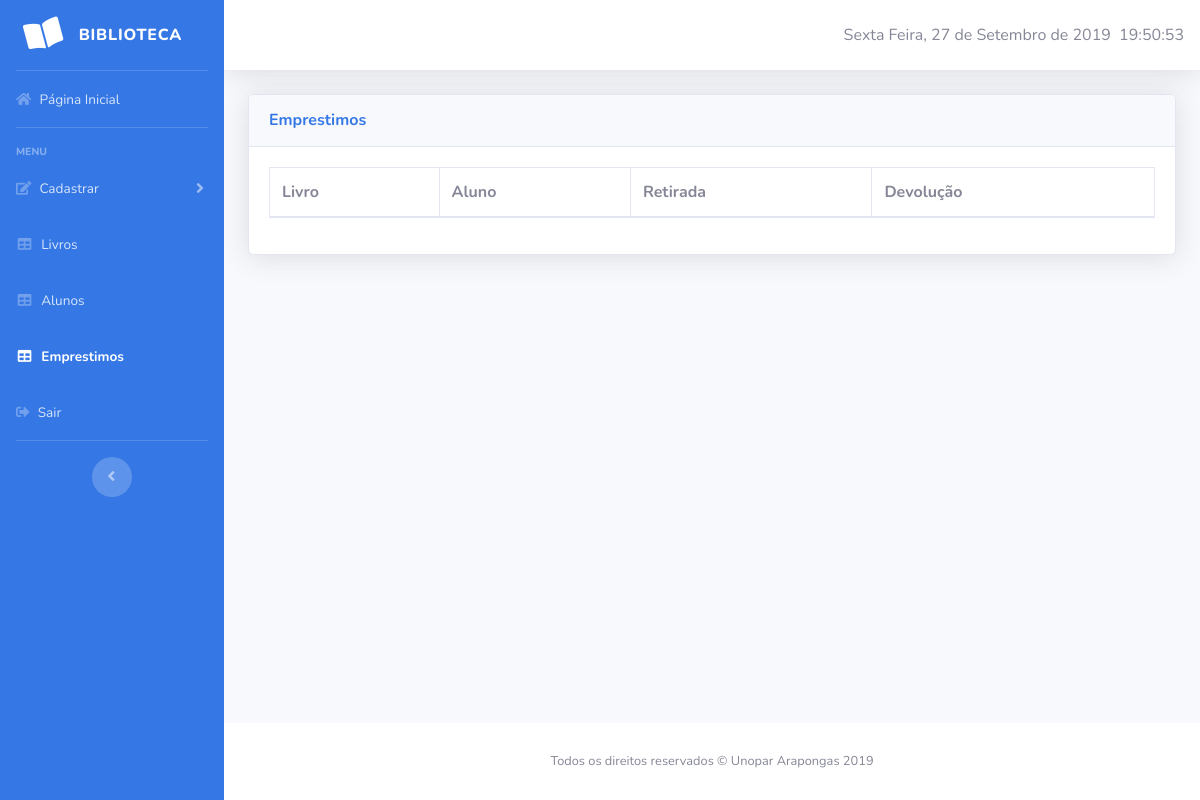
The app's page /view/interface_rel_emprestimo.php, older data.
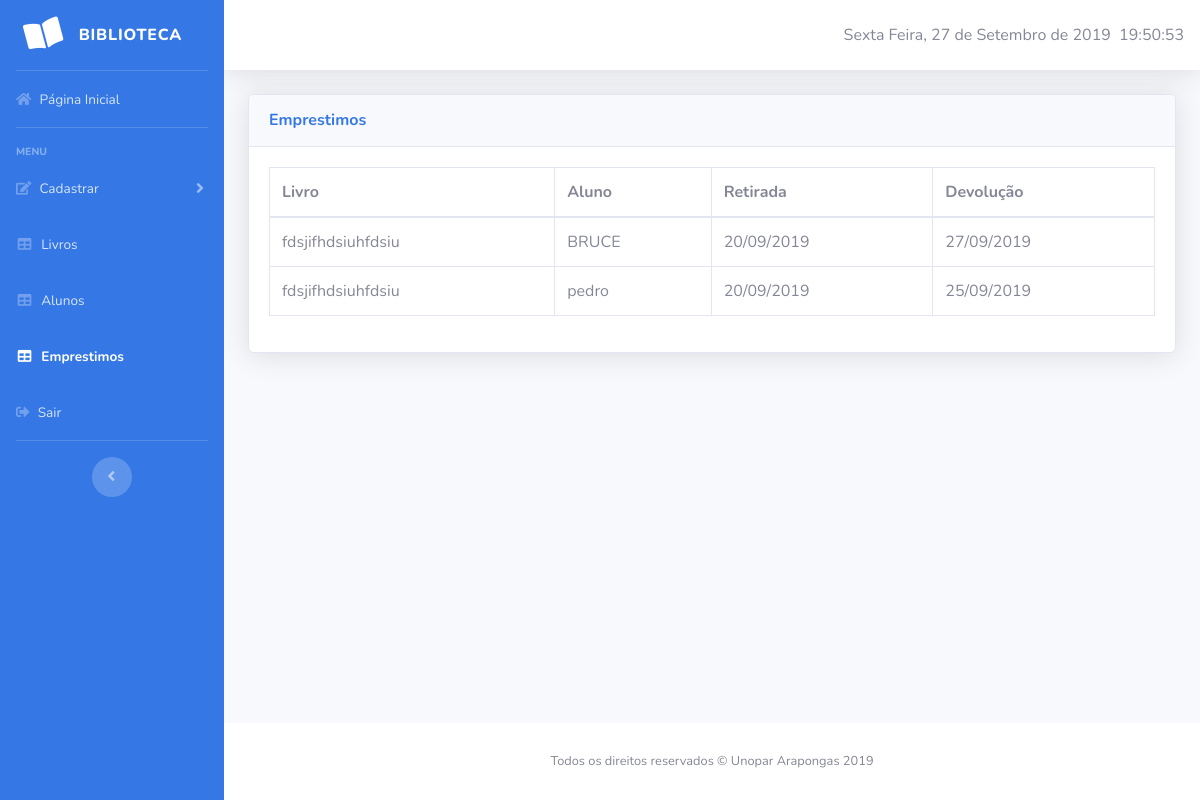
The same page, newer data.
### tables this page shows
CREATE TABLE `emprestimo` (
  `id_emprestimo` int(5) NOT NULL,
  `id_livro` int(5) NOT NULL,
  `id_aluno` int(5) NOT NULL,
  `qtd_totemp` int(5) NOT NULL,
  `dt_retirada` date NOT NULL,
  `dt_entrega` date NOT NULL
);

CREATE TABLE `livros` (
  `id_livro` int(5) NOT NULL,
  `isbn` varchar(20) NOT NULL,
  `titulo_livro` varchar(50) NOT NULL,
  `id_autor` int(5) NOT NULL,
  `id_editora` int(5) NOT NULL,
  `id_genero` int(5) NOT NULL,
  `qtd_disponivel` int(5) NOT NULL
);

CREATE TABLE `alunos` (
  `id_aluno` int(5) NOT NULL,
  `nome_aluno` varchar(40) NOT NULL,
  `sala_aluno` varchar(5) NOT NULL,
  `turma_aluno` varchar(5) NOT NULL,
  `ano_letivo` varchar(4) NOT NULL,
  `id_periodo` int(5) NOT NULL
);

### view/interface_rel_emprestimo.php (the view, shortened to what the changed rows need)
<?php include "../control/conexao_banco.php"; ?>
<!DOCTYPE html>
<html lang="en">
<head>
    <link href="../vendor/fontawesome-free/css/all.min.css" rel="stylesheet" type="text/css">
    <link href="../css/sb-admin-2.min.css" rel="stylesheet">
    <link href="../vendor/datatables/dataTables.bootstrap4.min.css" rel="stylesheet">
</head>
<body id="page-top">
    <div id="wrapper">
                        <div id="content-wrapper" class="d-flex flex-column">
                            <div id="content">
            <div class="container-fluid">
                <div class="card shadow mb-4">
                    <div class="card-body">
                        <div class="table-responsive">
                            <table class="table table-bordered" id="dataTable" width="100%" cellspacing="0">
                                <thead>
                                    <tr>
                                        <th>Livro</th>
                                        <th>Aluno</th>
                                        <th>Retirada</th>
                                        <th>Devolução</th>
                                    </tr>
                                </thead>
                                <tbody>
                                    <?php
                                    $sql=mysqli_query($conexao, "SELECT * FROM emprestimo JOIN livros ON emprestimo.id_livro = livros.id_livro JOIN alunos ON emprestimo.id_aluno = alunos.id_aluno WHERE id_emprestimo <> 0");
                                    while($row = mysqli_fetch_array($sql)){ ?>
                                        <tr>
                                            <td><?php echo $row['titulo_livro'];?></td>
                                            <td><?php echo $row['nome_aluno'];?></td>
                                            <td><?php echo date('d/m/Y', strtotime($row['dt_retirada'])); ?></td>
                                            <td><?php echo date('d/m/Y', strtotime($row['dt_entrega'])); ?></td>
                                        </tr>
                                    <?php } ?>
                                </tbody>
                            </table>
                        </div>
                    </div>
                </div>
            </div>
        </div>
    </div>
</div>
</body>
</html>

Row changes from the older to the newer data that the page shows:
added emprestimo: id_livro.titulo_livro "fdsjifhdsiuhfdsiu", id_aluno.nome_aluno "BRUCE", dt_retirada "20/09/2019", dt_entrega "27/09/2019"
added emprestimo: id_livro.titulo_livro "fdsjifhdsiuhfdsiu", id_aluno.nome_aluno "pedro", dt_retirada "20/09/2019", dt_entrega "25/09/2019"
